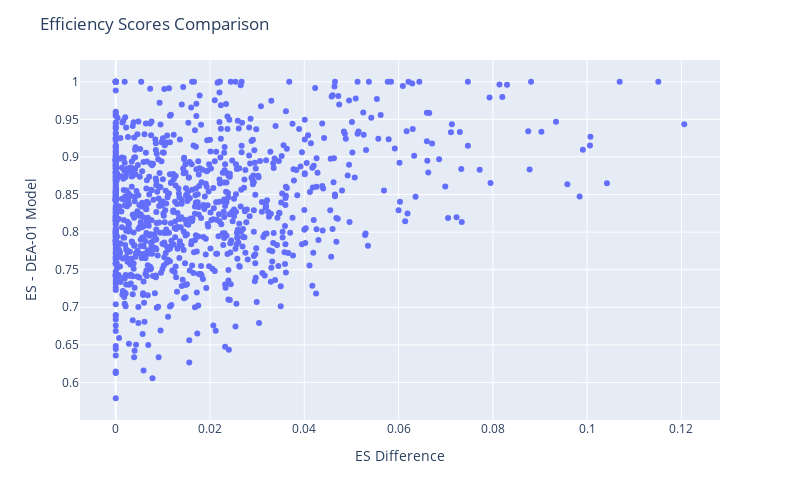

Here is the notebook cell this chart was saved with:
### Code cell
fig = px.scatter(df_res, y="Efficiency_Scores_Basic", x="Diff",
                 hover_data=["Efficiency_Scores_Basic", "Diff"] + [df_res.index])

fig.update_traces(line_color='lightgreen', line_width=3)

fig.update_layout(
    autosize=False,
    width=800,
    height=500,
    title_text=f"Efficiency Scores Comparison",
    yaxis_title="ES - DEA-01 Model",
    xaxis_title="ES Difference"
)

fig.show()

### Figure 1 — Plotly figure (JSON) as saved in the notebook; plotly's stock layout.template omitted (floating-point values rounded to 4 significant figures; data arrays with more than 128 entries replaced by an {"elided": "..."} marker saying what was removed)
{"data": [{"customdata": {"elided": "1000x1 str values"}, "hovertemplate": "Diff=%{x}<br>Efficiency_Scores_Basic=%{y}<br>index=%{customdata[0]}<extra></extra>", "legendgroup": "", "line": {"color": "lightgreen", "width": 3}, "marker": {"color": "#636efa", "symbol": "circle"}, "mode": "markers", "name": "", "orientation": "v", "showlegend": false, "type": "scatter", "x": {"elided": "1000 float values"}, "xaxis": "x", "y": {"elided": "1000 float values"}, "yaxis": "y"}], "layout": {"autosize": false, "height": 500, "legend": {"tracegroupgap": 0}, "margin": {"t": 60}, "title": {"text": "Efficiency Scores Comparison"}, "width": 800, "xaxis": {"anchor": "y", "autorange": true, "domain": [0, 1], "range": [-0.007584, 0.1282], "title": {"text": "ES Difference"}, "type": "linear"}, "yaxis": {"anchor": "x", "autorange": true, "domain": [0, 1], "range": [0.5501, 1.029], "title": {"text": "ES - DEA-01 Model"}, "type": "linear"}}}
